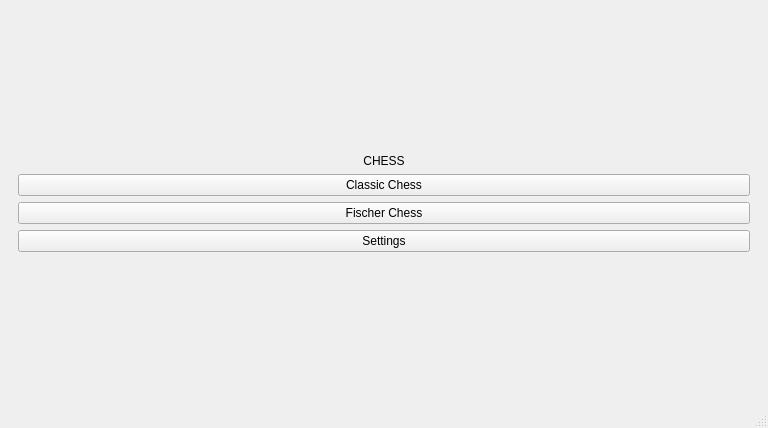
<?xml version="1.0" encoding="UTF-8"?>
<ui version="4.0">
 <class>MainWindow</class>
 <widget class="QMainWindow" name="MainWindow">
  <property name="geometry">
   <rect>
    <x>0</x>
    <y>0</y>
    <width>768</width>
    <height>428</height>
   </rect>
  </property>
  <property name="windowTitle">
   <string>Chess Launcher</string>
  </property>
  <widget class="QWidget" name="centralwidget">
   <layout class="QVBoxLayout" name="verticalLayout">
    <item>
     <widget class="QStackedWidget" name="Stack">
      <property name="currentIndex">
       <number>0</number>
      </property>
      <widget class="QWidget" name="page">
       <layout class="QGridLayout" name="gridLayout_2">
        <item row="0" column="0">
         <layout class="QGridLayout" name="gridLayout">
          <item row="0" column="0">
           <widget class="QLabel" name="titleLabel">
            <property name="enabled">
             <bool>true</bool>
            </property>
            <property name="sizePolicy">
             <sizepolicy hsizetype="MinimumExpanding" vsizetype="Fixed">
              <horstretch>0</horstretch>
              <verstretch>0</verstretch>
             </sizepolicy>
            </property>
            <property name="text">
             <string>CHESS</string>
            </property>
            <property name="alignment">
             <set>Qt::AlignCenter</set>
            </property>
           </widget>
          </item>
          <item row="1" column="0">
           <widget class="QPushButton" name="classicChessButton_2">
            <property name="text">
             <string>Classic Chess</string>
            </property>
           </widget>
          </item>
          <item row="3" column="0">
           <widget class="QPushButton" name="settingsButton">
            <property name="text">
             <string>Settings</string>
            </property>
           </widget>
          </item>
          <item row="2" column="0">
           <widget class="QPushButton" name="fischerChessButton_2">
            <property name="text">
             <string>Fischer Chess</string>
            </property>
           </widget>
          </item>
         </layout>
        </item>
       </layout>
      </widget>
      <widget class="QWidget" name="page_2">
       <layout class="QGridLayout" name="gridLayout_3">
        <item row="0" column="0">
         <layout class="QFormLayout" name="formLayout">
          <property name="sizeConstraint">
           <enum>QLayout::SetFixedSize</enum>
          </property>
          <item row="0" column="0">
           <widget class="QLabel" name="windowSizeLabel">
            <property name="text">
             <string>Window Size:</string>
            </property>
            <property name="alignment">
             <set>Qt::AlignRight|Qt::AlignTrailing|Qt::AlignVCenter</set>
            </property>
           </widget>
          </item>
          <item row="0" column="1">
           <widget class="QLineEdit" name="sizeLineEdit">
            <property name="placeholderText">
             <string>800</string>
            </property>
           </widget>
          </item>
          <item row="1" column="0">
           <widget class="QLabel" name="firstPlayerNameLabel">
            <property name="text">
             <string>First Player Name:</string>
            </property>
            <property name="alignment">
             <set>Qt::AlignRight|Qt::AlignTrailing|Qt::AlignVCenter</set>
            </property>
           </widget>
          </item>
          <item row="1" column="1">
           <widget class="QLineEdit" name="firstPlayerNameLineEdit">
            <property name="placeholderText">
             <string>white</string>
            </property>
           </widget>
          </item>
          <item row="2" column="0">
           <widget class="QLabel" name="secondPlayerNameLabel_2">
            <property name="text">
             <string>Second Player Name:</string>
            </property>
            <property name="alignment">
             <set>Qt::AlignRight|Qt::AlignTrailing|Qt::AlignVCenter</set>
            </property>
           </widget>
          </item>
          <item row="2" column="1">
           <widget class="QLineEdit" name="secondPlayerNameLineEdit">
            <property name="placeholderText">
             <string>black</string>
            </property>
           </widget>
          </item>
          <item row="3" column="0">
           <widget class="QLabel" name="primaryColorLabel">
            <property name="text">
             <string>Primary Color:</string>
            </property>
            <property name="alignment">
             <set>Qt::AlignRight|Qt::AlignTrailing|Qt::AlignVCenter</set>
            </property>
           </widget>
          </item>
          <item row="3" column="1">
           <widget class="QComboBox" name="primaryColorComboBox">
            <property name="editable">
             <bool>false</bool>
            </property>
            <property name="currentText">
             <string/>
            </property>
            <property name="currentIndex">
             <number>-1</number>
            </property>
           </widget>
          </item>
          <item row="4" column="0">
           <widget class="QLabel" name="secondaryColorLabel">
            <property name="text">
             <string>Secondary Color:</string>
            </property>
            <property name="alignment">
             <set>Qt::AlignRight|Qt::AlignTrailing|Qt::AlignVCenter</set>
            </property>
           </widget>
          </item>
          <item row="4" column="1">
           <widget class="QComboBox" name="secondaryColorComboBox">
            <property name="currentText">
             <string/>
            </property>
           </widget>
          </item>
          <item row="5" column="1">
           <widget class="QPushButton" name="saveButton">
            <property name="text">
             <string>SAVE</string>
            </property>
           </widget>
          </item>
          <item row="6" column="1">
           <widget class="QPushButton" name="exitButton">
            <property name="text">
             <string>EXIT</string>
            </property>
           </widget>
          </item>
         </layout>
        </item>
       </layout>
      </widget>
     </widget>
    </item>
   </layout>
  </widget>
  <widget class="QMenuBar" name="menubar">
   <property name="geometry">
    <rect>
     <x>0</x>
     <y>0</y>
     <width>768</width>
     <height>21</height>
    </rect>
   </property>
  </widget>
  <widget class="QStatusBar" name="statusbar"/>
 </widget>
 <resources/>
 <connections/>
</ui>
